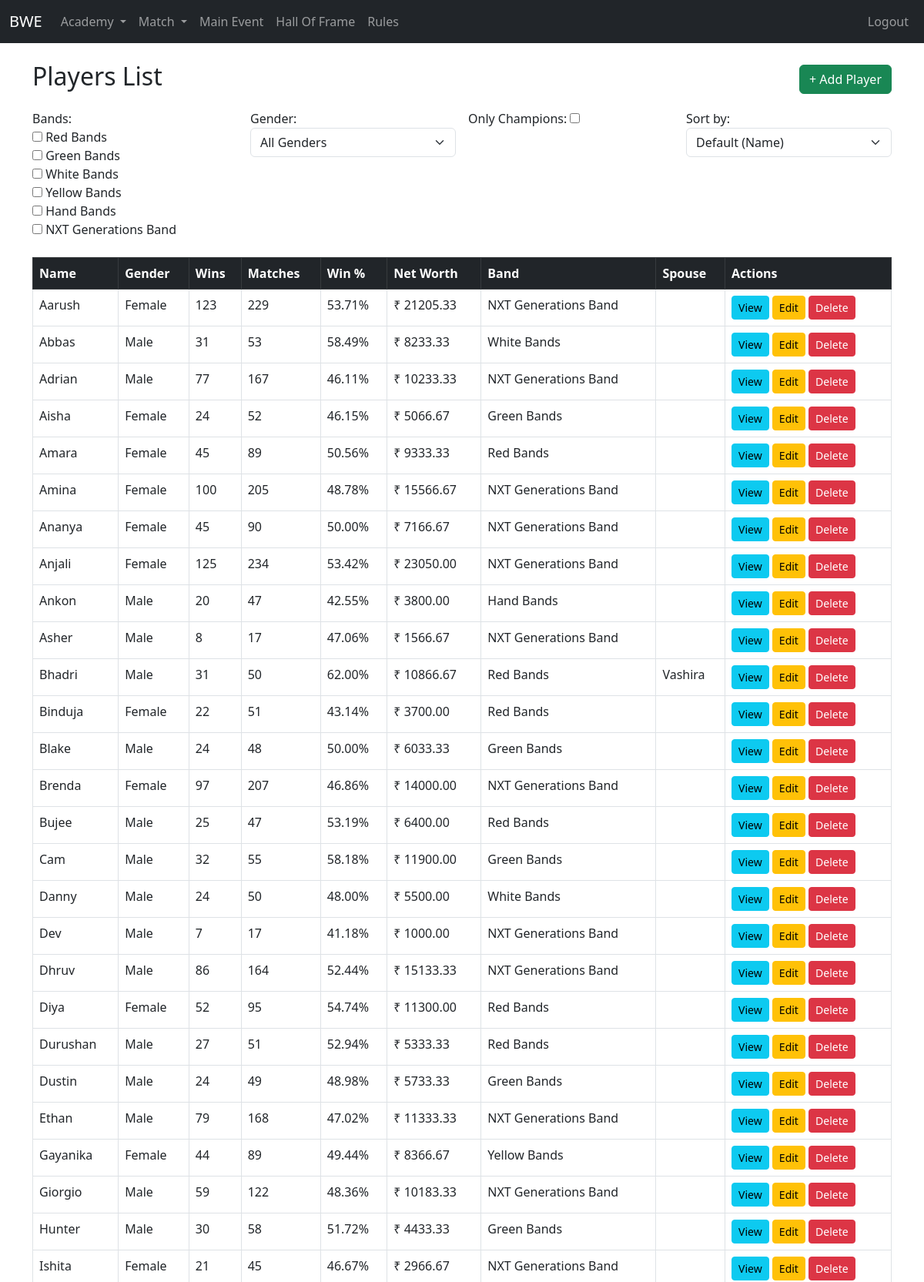
The page /academy/players/ (signed in, upper part) on the database its author committed.
### academy/models.py (models this page shows, shortened)
class Player(models.Model):
    GENDER_CHOICES = [
        ('Male', 'Male'),
        ('Female', 'Female'),
    ]
    name = models.CharField(max_length=200)
    gender = models.CharField(max_length=10, choices=GENDER_CHOICES)
    band = models.ForeignKey(Band, on_delete=models.CASCADE, related_name='player_band')
    wins = models.PositiveIntegerField(default=0)
    matchesplayed = models.PositiveIntegerField(default=0)
    winningpercentage = models.FloatField(default=0)
    networth = models.FloatField(default=0)
    image_url = models.CharField(max_length=120, null=True, blank=True)
    is_active = models.BooleanField(default=True)
    objects = ActivePlayerManager()
    all_objects = models.Manager()
    spouse = models.OneToOneField(
        'self',
        on_delete=models.SET_NULL,
        null=True,
        blank=True,
        related_name="partner"
    )

class Band(models.Model):
    name = models.CharField(max_length=200)
    networth = models.FloatField(default=0)
    image_url = models.CharField(max_length=120, null=True, blank=True)
    emoji = models.CharField(max_length=5, null=True, blank=True)
    def __str__(self):
        return self.name

### academy/views.py (the view)
# urls.py: path('players/', views.player_list, name='player-list'),
@login_required
def player_list(request):
    form = PlayerFilterForm(request.GET or None)
    players = get_player_object_list(form)
    return render(
        request,
        "academy/players/player_list.html",
        {"players": players, "form": form, 'title': 'Players List',},
    )

### academy/models.py (called while the page is built)
    def get_queryset(self):
        return super().get_queryset().filter(is_active=True)

### academy/views.py (called while the page is built, shortened)
def get_player_object_list(form):
    players = Player.objects.all().order_by("name")
    return players

### templates/academy/players/player_list.html (shortened to what this page needs)
{% extends "base.html" %}
{% block content %}
<div class="d-flex justify-content-between align-items-center mb-3">
  <h2>{{title}}</h2>
  {% if form %}
    <a href="{% url 'player-create' %}" class="btn btn-success">+ Add Player</a>
  {% endif %}
</div>
<div class="row">
  {% include "academy/players/partials/player_filter.html" %}
</div>
<div class="table-responsive">
<table class="table table-hover table-bordered">
  <thead class="table-dark">
    <tr>
      <th>Name</th><th>Gender</th><th>Wins</th><th>Matches</th>
      <th>Win %</th><th>Net Worth</th><th>Band</th><th>Spouse</th><th>Actions</th>
    </tr>
  </thead>
  <tbody id="table-body">
    {% include "academy/players/partials/table_body.html" %}
  </tbody>
</table>
</div>
{% endblock %}

### templates/academy/players/partials/table_body.html
{% if players %}
    {% for player in players %}
    <tr>
    <td>{{ player.name }}</td>
    <td>{{ player.gender }}</td>
    <td>{{ player.wins }}</td>
    <td>{{ player.matchesplayed }}</td>
    <td>{{ player.winningpercentage|floatformat:2 }}%</td>
    <td>₹ {{ player.networth|floatformat:2 }}</td>
    <td>{{ player.band.name }}</td>
    <td>
        {% if player and player.spouse %}
        {{ player.spouse.name }}
        {% endif %}
    </td>
    <td>
        <a href="{% url 'player-view' player.id %}" class="btn btn-info btn-sm">View</a>
        <a href="{% url 'player-update' player.pk %}" class="btn btn-sm btn-warning">Edit</a>
        <a class="btn btn-danger btn-sm"
            hx-get="{% url 'player-delete' player.pk %}"
            hx-target="#dialog"
            hx-swap="innerHTML">
        Delete
        </a>
    </td>
    </tr>
    {% empty %}
    <tr><td colspan="8" class="text-center">No players yet.</td></tr>
    {% endfor %}
{% endif %}

### rows shown on the page
Player: name "Aarush", gender "Female", wins "123", matchesplayed "229", winningpercentage "53.71", networth "21205.33", band.name "NXT Generations Band"
Player: name "Abbas", gender "Male", wins "31", matchesplayed "53", winningpercentage "58.49", networth "8233.33", band.name "White Bands"
Player: name "Adrian", gender "Male", wins "77", matchesplayed "167", winningpercentage "46.11", networth "10233.33", band.name "NXT Generations Band"
Player: name "Aisha", gender "Female", wins "24", matchesplayed "52", winningpercentage "46.15", networth "5066.67", band.name "Green Bands"
Player: name "Amara", gender "Female", wins "45", matchesplayed "89", winningpercentage "50.56", networth "9333.33", band.name "Red Bands"
Player: name "Amina", gender "Female", wins "100", matchesplayed "205", winningpercentage "48.78", networth "15566.67", band.name "NXT Generations Band"
Player: name "Ananya", gender "Female", wins "45", matchesplayed "90", winningpercentage "50.00", networth "7166.67", band.name "NXT Generations Band"
Player: name "Anjali", gender "Female", wins "125", matchesplayed "234", winningpercentage "53.42", networth "23050.00", band.name "NXT Generations Band"
Player: name "Ankon", gender "Male", wins "20", matchesplayed "47", winningpercentage "42.55", networth "3800.00", band.name "Hand Bands"
Player: name "Asher", gender "Male", wins "8", matchesplayed "17", winningpercentage "47.06", networth "1566.67", band.name "NXT Generations Band"
Player: name "Bhadri", gender "Male", wins "31", matchesplayed "50", winningpercentage "62.00", networth "10866.67", band.name "Red Bands", spouse.name "Vashira"
Player: name "Binduja", gender "Female", wins "22", matchesplayed "51", winningpercentage "43.14", networth "3700.00", band.name "Red Bands"
Player: name "Blake", gender "Male", wins "24", matchesplayed "48", winningpercentage "50.00", networth "6033.33", band.name "Green Bands"
Player: name "Brenda", gender "Female", wins "97", matchesplayed "207", winningpercentage "46.86", networth "14000.00", band.name "NXT Generations Band"
Player: name "Bujee", gender "Male", wins "25", matchesplayed "47", winningpercentage "53.19", networth "6400.00", band.name "Red Bands"
Player: name "Cam", gender "Male", wins "32", matchesplayed "55", winningpercentage "58.18", networth "11900.00", band.name "Green Bands"
Player: name "Danny", gender "Male", wins "24", matchesplayed "50", winningpercentage "48.00", networth "5500.00", band.name "White Bands"
Player: name "Dev", gender "Male", wins "7", matchesplayed "17", winningpercentage "41.18", networth "1000.00", band.name "NXT Generations Band"
Player: name "Dhruv", gender "Male", wins "86", matchesplayed "164", winningpercentage "52.44", networth "15133.33", band.name "NXT Generations Band"
Player: name "Diya", gender "Female", wins "52", matchesplayed "95", winningpercentage "54.74", networth "11300.00", band.name "Red Bands"
Player: name "Durushan", gender "Male", wins "27", matchesplayed "51", winningpercentage "52.94", networth "5333.33", band.name "Red Bands"
Player: name "Dustin", gender "Male", wins "24", matchesplayed "49", winningpercentage "48.98", networth "5733.33", band.name "Green Bands"
Player: name "Ethan", gender "Male", wins "79", matchesplayed "168", winningpercentage "47.02", networth "11333.33", band.name "NXT Generations Band"
Player: name "Gayanika", gender "Female", wins "44", matchesplayed "89", winningpercentage "49.44", networth "8366.67", band.name "Yellow Bands"
Player: name "Giorgio", gender "Male", wins "59", matchesplayed "122", winningpercentage "48.36", networth "10183.33", band.name "NXT Generations Band"
Player: name "Hunter", gender "Male", wins "30", matchesplayed "58", winningpercentage "51.72", networth "4433.33", band.name "Green Bands"
Player: name "Ishita", gender "Female", wins "21", matchesplayed "45", winningpercentage "46.67", networth "2966.67", band.name "NXT Generations Band"

### other values the page prints
{{ title }} "Players List"
